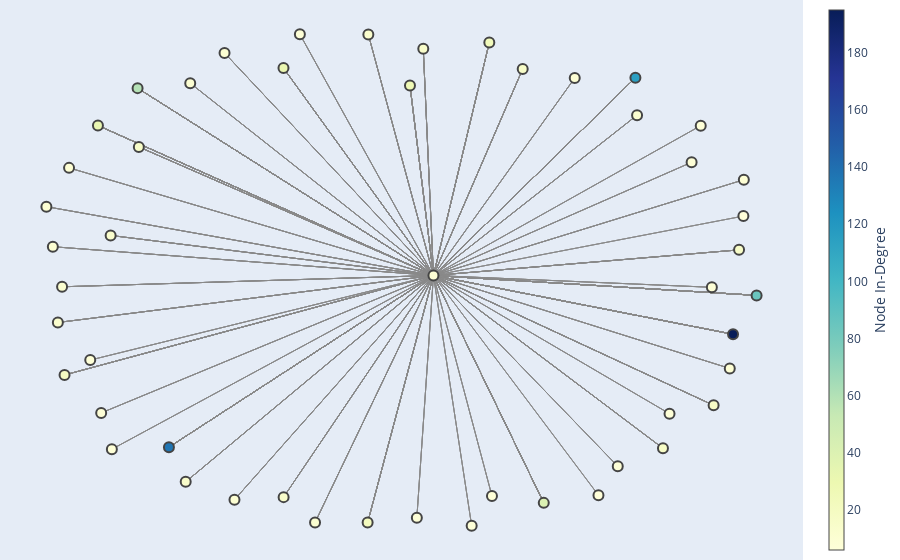

Write notebook code for a chart like this one.
### Markdown cell above
####Visualize the graph for the top 50 recipients based on in-degree centrality.
In-degree centrality measures the number of incoming edges from a node (individual), indicating its influence in terms of receiving emails.

### Code cell
# Create lists of email interactions for authors and recipients
edges = []
author_index, email_index, tag_index = 0, 1, 2
for row in df.iter_rows():
    if row[tag_index] == 'author':
        author_email = row[email_index]
    elif row[tag_index] == 'recipient':
        recipient_email = row[email_index]
        edges.append((author_email, recipient_email))

# Build the directed graph
G = nx.MultiDiGraph()
G.add_edges_from(edges)

# Calculate in-degree centrality
in_degree_centrality = nx.in_degree_centrality(G)

# Identify top 50 nodes based on in-degree centrality
top_50_in_degree = sorted(in_degree_centrality.items(), key=lambda x: x[1], reverse=True)[:50] # modify the top X number as required.
top_50_nodes_by_in_degree = [node for node, _ in top_50_in_degree]

# Create a subgraph with the top 50 nodes
H_sub = G.subgraph(top_50_nodes_by_in_degree)

# Create a new MultiDiGraph based on the subgraph
H = nx.MultiDiGraph()
H.add_nodes_from(H_sub.nodes(data=True))
H.add_edges_from(H_sub.edges(keys=True, data=True))

# Remove nodes with 0 connections from the new graph
nodes_with_no_edges = [n for n, d in H.degree() if d == 0]
H.remove_nodes_from(nodes_with_no_edges)

# Layout for the graph
pos = nx.spring_layout(H, seed = 42)

# Hover text to mention # of Connections
in_degrees = dict(H.in_degree())
hover_texts = [f'Node: {node}<br># of Connections: {in_degrees[node]}' for node in H.nodes()]

# Extract edge positions and prepare hover text for edges
edge_x = []
edge_y = []
edge_hover_text = []
for edge in H.edges():
    x0, y0 = pos[edge[0]]
    x1, y1 = pos[edge[1]]
    edge_x.extend([x0, x1, None])
    edge_y.extend([y0, y1, None])
    # Display the connected nodes in the hover text
    edge_hover_text.extend([f'{edge[0]} - {edge[1]}', f'{edge[0]} - {edge[1]}', None])

edge_trace = go.Scatter(x=edge_x, y=edge_y, line=dict(width=0.5, color='#888'), hoverinfo='text', mode='lines',
                        text=edge_hover_text)

node_x = [pos[node][0] for node in H.nodes()]
node_y = [pos[node][1] for node in H.nodes()]

node_color = [in_degrees[node] for node in H.nodes()]
node_trace = go.Scatter(x=node_x, y=node_y, mode='markers', hoverinfo='text', text=[f'Node: {node}<br># of Incoming Connections: {in_degrees[node]}' for node in H.nodes()],
                        marker=dict(showscale=True, colorscale='YlGnBu', color=node_color, size=10,
                                    colorbar=dict(thickness=15, title='Node In-Degree', xanchor='left', titleside='right'), line_width=2))

fig = go.Figure(data=[edge_trace, node_trace], layout=go.Layout(showlegend=False, hovermode='closest',
                                                                margin=dict(b=0, l=0, r=0, t=0),
                                                                xaxis=dict(showgrid=False, zeroline=False, showticklabels=False),
                                                                yaxis=dict(showgrid=False, zeroline=False, showticklabels=False)))

fig.show()

### Figure 1 — Plotly figure (JSON) as saved in the notebook; plotly's stock layout.template omitted (floating-point values rounded to 4 significant figures; data arrays with more than 128 entries replaced by an {"elided": "..."} marker saying what was removed)
{"data": [{"hoverinfo": "text", "line": {"color": "#888", "width": 0.5}, "mode": "lines", "text": {"elided": "3552 str values"}, "type": "scatter", "x": {"elided": "3552 float values"}, "y": {"elided": "3552 float values"}}, {"hoverinfo": "text", "marker": {"color": [13, 8, 15, 9, 16, 59, 17, 8, 13, 7, 41, 7, 15, 12, 7, 8, 10, 7, 10, 7, 13, 32, 31, 27, 8, 9, 115, 24, 19, 9, 14, 9, 16, 10, 8, 17, 10, 9, 6, 22, 6, 11, 137, 12, 85, 10, 16, 195, 8, 7], "colorbar": {"thickness": 15, "title": {"side": "right", "text": "Node In-Degree"}, "xanchor": "left"}, "colorscale": [[0, "rgb(255,255,217)"], [0.125, "rgb(237,248,177)"], [0.25, "rgb(199,233,180)"], [0.375, "rgb(127,205,187)"], [0.5, "rgb(65,182,196)"], [0.625, "rgb(29,145,192)"], [0.75, "rgb(34,94,168)"], [0.875, "rgb(37,52,148)"], [1, "rgb(8,29,88)"]], "line": {"width": 2}, "showscale": true, "size": 10}, "mode": "markers", "text": ["Node: nicole@pax.com<br># of Incoming Connections: 13", "Node: adam@ploom.com<br># of Incoming Connections: 8", "Node: chelseakania@ploom.com<br># of Incoming Connections: 15", "Node: chelseakania@juul.com<br># of Incoming Connections: 9", "Node: tim@pax.com<br># of Incoming Connections: 16", "Node: chelseakania@pax.com<br># of Incoming Connections: 59", "Node: vdavis@juul.com<br># of Incoming Connections: 17", "Node: danna@pax.com<br># of Incoming Connections: 8", "Node: morgan@pax.com<br># of Incoming Connections: 13", "Node: scott@pax.com<br># of Incoming Connections: 7", "Node: spencer@pax.com<br># of Incoming Connections: 41", "Node: kelly@pax.com<br># of Incoming Connections: 7", "Node: josh.raffel@juul.com<br># of Incoming Connections: 15", "Node: jsargent@juul.com<br># of Incoming Connections: 12", "Node: peter@pax.com<br># of Incoming Connections: 7", "Node: ashleygould@juul.com<br># of Incoming Connections: 8", "Node: amanda@juullabs.com<br># of Incoming Connections: 10", "Node: jacqueline@pax.com<br># of Incoming Connections: 7", "Node: byip@juul.com<br># of Incoming Connections: 10", "Node: andy@pax.com<br># of Incoming Connections: 7", "Node: janel@pax.com<br># of Incoming Connections: 13", "Node: sarah@ploom.com<br># of Incoming Connections: 32", "Node: kate@juul.com<br># of Incoming Connections: 31", "Node: tim@ploom.com<br># of Incoming Connections: 27", "Node: lauryn@ploom.com<br># of Incoming Connections: 8", "Node: lee@pax.com<br># of Incoming Connections: 9", "Node: sarah@pax.com<br># of Incoming Connections: 115", "Node: richard@pax.com<br># of Incoming Connections: 24", "Node: spencer@ploom.com<br># of Incoming Connections: 19", "Node: jono@pax.com<br># of Incoming Connections: 9", "Node: erica@pax.com<br># of Incoming Connections: 14", "Node: mattdavid@juul.com<br># of Incoming Connections: 9", "Node: christine@juul.com<br># of Incoming Connections: 16", "Node: celia@pax.com<br># of Incoming Connections: 10", "Node: kim@juul.com<br># of Incoming Connections: 8", "Node: lauryn@pax.com<br># of Incoming Connections: 17", "Node: richard@ploom.com<br># of Incoming Connections: 10", "Node: kmortensen@pax.com<br># of Incoming Connections: 9", "Node: sdunlap@pax.com<br># of Incoming Connections: 6", "Node: raf@pax.com<br># of Incoming Connections: 22", "Node: nancy@pax.com<br># of Incoming Connections: 6", "Node: cyang@pax.com<br># of Incoming Connections: 11", "Node: ashley@pax.com<br># of Incoming Connections: 137", "Node: jessica@juul.com<br># of Incoming Connections: 12", "Node: kate@ploom.com<br># of Incoming Connections: 85", "Node: adam@pax.com<br># of Incoming Connections: 10", "Node: kelly@ploom.com<br># of Incoming Connections: 16", "Node: kate@pax.com<br># of Incoming Connections: 195", "Node: laina@pax.com<br># of Incoming Connections: 8", "Node: dima@pax.com<br># of Incoming Connections: 7"], "type": "scatter", "x": [-0.08385, 0.8148, -0.5916, -0.9158, 0.3452, -0.7253, 0.8759, -0.8265, -0.8002, 0.2598, 0.4038, -0.8569, 0.06885, -0.9352, 0.2034, 0.6095, -0.4836, 0.8401, -0.456, 0.7534, -0.9469, -0.8355, -0.3197, 0.03185, 0.05098, 0.9599, 0.6585, 0.2524, -0.9283, 0.09712, -0.3194, 0.9208, -0.7218, -0.579, -0.2741, 0.7351, -0.9788, 0.4899, 0.5558, -0.08582, 0.9587, -0.232, -0.6382, 0.6631, 0.9954, -0.9608, 0.9466, 0.9299, 0.8711, -0.7968], "y": [0.991, 0.473, -0.8221, 0.4504, 0.8513, 0.7735, -0.5119, -0.5428, 0.1765, -0.8795, -0.9073, -0.3286, 0.9333, -0.03158, -1, -0.7591, 0.9159, 0.6214, -0.8944, -0.5459, -0.1763, 0.6222, 0.8547, 0.7843, -0.9673, 0.4023, 0.8158, 0.9583, -0.389, 0.01427, -0.884, -0.3625, 0.5353, 0.7936, 0.9919, -0.6861, 0.2931, 0.8146, -0.8764, -0.9873, 0.255, -0.987, -0.6817, 0.664, -0.06646, 0.1308, 0.1181, -0.2239, -0.03364, -0.6899]}], "layout": {"hovermode": "closest", "margin": {"b": 0, "l": 0, "r": 0, "t": 0}, "showlegend": false, "xaxis": {"showgrid": false, "showticklabels": false, "zeroline": false}, "yaxis": {"showgrid": false, "showticklabels": false, "zeroline": false}}}
